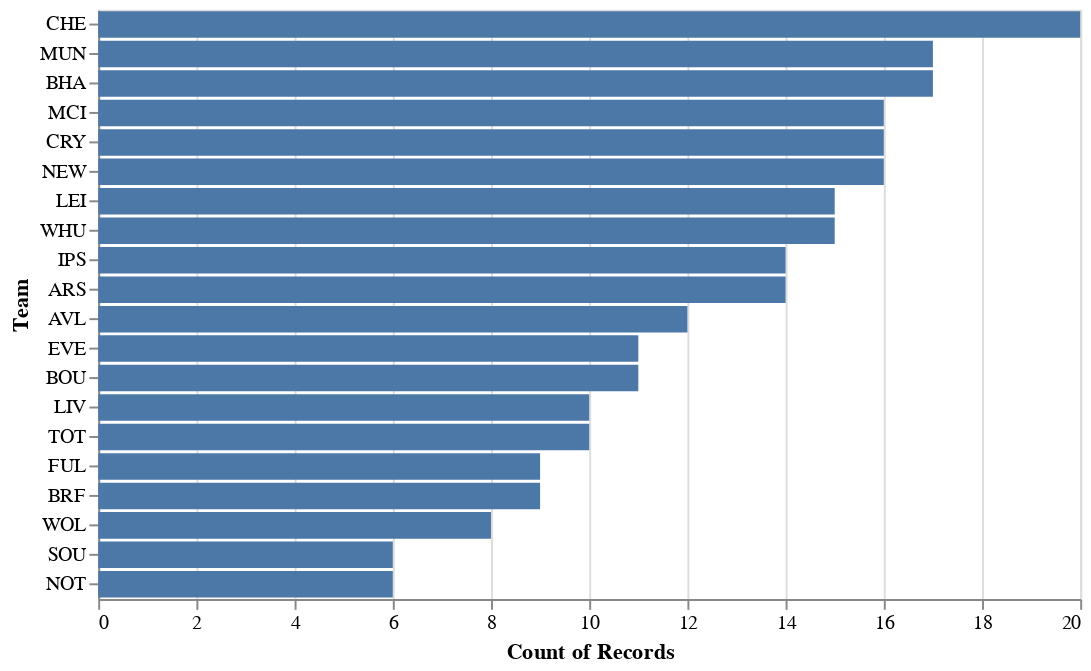

The cell this chart's notebook holds for it:
### Code cell
plot_most = alt.Chart(data_claims, height = 300, width = 500
                     ).mark_bar().encode(
    x = alt.X('count()'), 
    y = alt.Y('Team', sort = '-x')).properties()

plot_most

### Figure 1 — Vega-Lite specification as saved in the notebook (floating-point values rounded to 4 significant figures; data arrays with more than 128 entries replaced by an {"elided": "..."} marker saying what was removed)
{"config": {"view": {"continuousWidth": 300, "continuousHeight": 300}}, "data": {"name": "data-bc2b8b79c894095292113ebd921d9fc9"}, "mark": {"type": "bar"}, "encoding": {"x": {"aggregate": "count", "type": "quantitative"}, "y": {"field": "Team", "sort": "-x", "type": "nominal"}}, "height": 300, "width": 500, "$schema": "https://vega.github.io/schema/vega-lite/v5.20.1.json", "datasets": {"data-bc2b8b79c894095292113ebd921d9fc9": {"elided": "252 records"}}}
